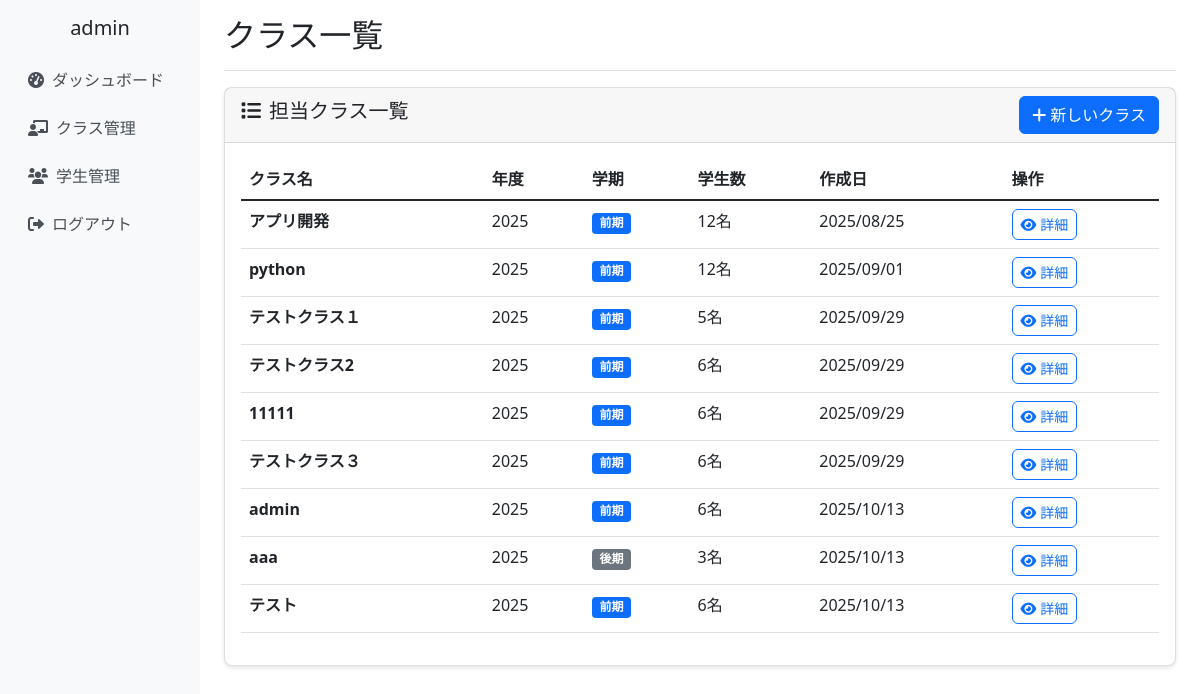
/classes/ (signed in), run on the app's committed database.
### school_management/models.py (models this page shows, shortened)
class CustomUser(AbstractUser):
    ROLE_CHOICES = [
        ('admin', '管理者'),
        ('teacher', '教員'),
        ('student', '学生'),
    ]
    username = None  # usernameフィールドを無効化
    email = models.EmailField(unique=True, null=True, blank=True)
    full_name = models.CharField(max_length=100, verbose_name='氏名')
    furigana = models.CharField(max_length=100, blank=True, verbose_name='ふりがな')
    points = models.IntegerField(default=0, verbose_name='ポイント')
    role = models.CharField(
        max_length=10,
        choices=ROLE_CHOICES,
        default='student',
        verbose_name='役割'
    )
    student_number = models.CharField(max_length=20, blank=True, verbose_name='学籍番号')
    teacher_id = models.CharField(max_length=20, blank=True, verbose_name='教員ID')
    created_at = models.DateTimeField(auto_now_add=True, verbose_name='登録日時')
    updated_at = models.DateTimeField(auto_now=True, verbose_name='更新日時')
    groups = models.ManyToManyField(
        'auth.Group',
        verbose_name='groups',
        blank=True,
        help_text='The groups this user belongs to.',
        related_name="customuser_set",
        related_query_name="customuser",
    )
    user_permissions = models.ManyToManyField(
        'auth.Permission',
        verbose_name='user permissions',
        blank=True,
        help_text='Specific permissions for this user.',
        related_name="customuser_set",
        related_query_name="customuser",
    )
    USERNAME_FIELD = 'email'
    REQUIRED_FIELDS = ['full_name']
    objects = CustomUserManager()
    class Meta:
        verbose_name = 'ユーザー'
        verbose_name_plural = 'ユーザー'

class ClassRoom(models.Model):
    SEMESTER_CHOICES = [
        ('first', '前期'),
        ('second', '後期'),
    ]
    class_name = models.CharField(max_length=100, verbose_name='クラス名')
    year = models.IntegerField(verbose_name='年度')
    semester = models.CharField(max_length=10, choices=SEMESTER_CHOICES, verbose_name='学期')
    teachers = models.ManyToManyField(Teacher, verbose_name='担当教員', related_name='classrooms')
    students = models.ManyToManyField(Student, blank=True, verbose_name='学生')
    created_at = models.DateTimeField(auto_now_add=True)
    updated_at = models.DateTimeField(auto_now=True)
    class Meta:
        verbose_name = 'クラス'
        verbose_name_plural = 'クラス'

### school_management/views.py (the view)
# urls.py: path('classes/', views.class_list_view, name='class_list'),
@login_required
def class_list_view(request):
    classes = ClassRoom.objects.filter(teachers=request.user)
    return render(request, 'school_management/class_list.html', {'classes': classes})

### school_management/templates/school_management/class_list.html (shortened to what this page needs)
{% extends 'school_management/base.html' %}
{% block page_title %}クラス一覧{% endblock %}
{% block content %}
<div class="row">
    <div class="col-12">
        <div class="card">
            <div class="card-header d-flex justify-content-between align-items-center">
                <h5><i class="fas fa-list me-2"></i>担当クラス一覧</h5>
                <a href="{% url 'school_management:class_create' %}" class="btn btn-primary">
                    <i class="fas fa-plus me-1"></i>新しいクラス
                </a>
            </div>
            <div class="card-body">
                {% if classes %}
                    <div class="table-responsive">
                        <table class="table table-hover">
                            <thead>
                                <tr>
                                    <th>クラス名</th>
                                    <th>年度</th>
                                    <th>学期</th>
                                    <th>学生数</th>
                                    <th>作成日</th>
                                    <th>操作</th>
                                </tr>
                            </thead>
                            <tbody>
                                {% for classroom in classes %}
                                <tr>
                                    <td>
                                        <strong>{{ classroom.class_name }}</strong>
                                    </td>
                                    <td>{{ classroom.year }}</td>
                                    <td>
                                        <span class="badge bg-{% if classroom.semester == 'first' %}primary{% else %}secondary{% endif %}">
                                            {{ classroom.get_semester_display }}
                                        </span>
                                    </td>
                                    <td>{{ classroom.students.count }}名</td>
                                    <td>{{ classroom.created_at|date:"Y/m/d" }}</td>
                                    <td>
                                        <a href="{% url 'school_management:class_detail' classroom.id %}"
                                           class="btn btn-outline-primary btn-sm">
                                            <i class="fas fa-eye me-1"></i>詳細
                                        </a>
                                    </td>
                                </tr>
                                {% endfor %}
                            </tbody>
                        </table>
                    </div>
                {% endif %}
            </div>
        </div>
    </div>
</div>
{% endblock %}

### school_management/templates/school_management/base.html (shortened to what this page needs)
{% load static %}
<!DOCTYPE html>
<html lang="ja">
<head>
    <link href="https://cdn.jsdelivr.net/npm/bootstrap@5.1.3/dist/css/bootstrap.min.css" rel="stylesheet">
    <link href="https://cdnjs.cloudflare.com/ajax/libs/font-awesome/6.0.0/css/all.min.css" rel="stylesheet">
    <link href="{% static 'school_management/css/base.css' %}" rel="stylesheet">
</head>
<body>
    <div class="container-fluid">
        <div class="row">
            {% if user.is_authenticated %}
            <nav class="col-md-3 col-lg-2 d-md-block d-none sidebar collapse">
                <div class="position-sticky pt-3">
                    <div class="text-center mb-3">
                        <h5>{{ user.full_name }}</h5>
                    </div>
                    <ul class="nav flex-column">
                        <li class="nav-item">
                            <a class="nav-link" href="{% url 'school_management:dashboard' %}">
                                <i class="fas fa-tachometer-alt me-2"></i>ダッシュボード
                            </a>
                        </li>
                        <li class="nav-item">
                            <a class="nav-link" href="{% url 'school_management:class_list' %}">
                                <i class="fas fa-chalkboard-teacher me-2"></i>クラス管理
                            </a>
                        </li>
                        <li class="nav-item">
                            <a class="nav-link" href="{% url 'school_management:student_list' %}">
                                <i class="fas fa-users me-2"></i>学生管理
                            </a>
                        </li>
                        <li class="nav-item">
                            <a class="nav-link" href="{% url 'school_management:logout' %}">
                                <i class="fas fa-sign-out-alt me-2"></i>ログアウト
                            </a>
                        </li>
                    </ul>
                </div>
            </nav>
            <main class="col-md-9 ms-sm-auto col-lg-10 px-md-4 main-content">
                <div class="d-flex justify-content-between flex-wrap flex-md-nowrap align-items-center pt-3 pb-2 mb-3 border-bottom">
                    <h1 class="h2">{% block page_title %}{% endblock %}</h1>
                </div>
                {% block content %}{% endblock %}
            </main>
            {% else %}
            <div class="col-12">
                {% block login_content %}{% endblock %}
            </div>
            {% endif %}
        </div>
    </div>
</body>
</html>

### school_management/static/school_management/css/base.css (style rules this page uses)
.sidebar { min-height: 100vh; background-color: #f8f9fa; }
.main-content { min-height: 100vh; }
.card { box-shadow: 0 2px 4px rgba(0, 0, 0, 0.1); border-radius: 8px; }
.btn { border-radius: 6px; transition: all 0.2s ease-in-out; }
.nav-link { color: #495057; padding: 0.75rem 1rem; border-radius: 6px; transition: all 0.2s ease-in-out; }
@media (min-width: 768px) { .sidebar { position: relative; left: 0; } }

### data on the page
CustomUser: full_name "admin"
ClassRoom: class_name "アプリ開発", year "2025", semester "前期", students.count "12", created_at "2025/08/25"
ClassRoom: class_name "python", year "2025", semester "前期", students.count "12", created_at "2025/09/01"
ClassRoom: class_name "テストクラス１", year "2025", semester "前期", students.count "5", created_at "2025/09/29"
ClassRoom: class_name "テストクラス2", year "2025", semester "前期", students.count "6", created_at "2025/09/29"
ClassRoom: class_name "11111", year "2025", semester "前期", students.count "6", created_at "2025/09/29"
ClassRoom: class_name "テストクラス３", year "2025", semester "前期", students.count "6", created_at "2025/09/29"
ClassRoom: class_name "admin", year "2025", semester "前期", students.count "6", created_at "2025/10/13"
ClassRoom: class_name "aaa", year "2025", semester "後期", students.count "3", created_at "2025/10/13"
ClassRoom: class_name "テスト", year "2025", semester "前期", students.count "6", created_at "2025/10/13"
